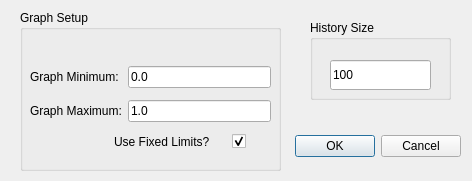
<?xml version="1.0" encoding="UTF-8"?>
<ui version="4.0">
 <class>ConfigureTrend</class>
 <widget class="QDialog" name="ConfigureTrend">
  <property name="geometry">
   <rect>
    <x>0</x>
    <y>0</y>
    <width>472</width>
    <height>181</height>
   </rect>
  </property>
  <property name="windowTitle">
   <string>Configure Graph</string>
  </property>
  <property name="windowIcon">
   <iconset resource="resources.qrc">
    <normaloff>:/QModbusTool.ico</normaloff>:/QModbusTool.ico</iconset>
  </property>
  <widget class="QDialogButtonBox" name="buttonBox">
   <property name="geometry">
    <rect>
     <x>290</x>
     <y>130</y>
     <width>171</width>
     <height>32</height>
    </rect>
   </property>
   <property name="orientation">
    <enum>Qt::Horizontal</enum>
   </property>
   <property name="standardButtons">
    <set>QDialogButtonBox::Cancel|QDialogButtonBox::Ok</set>
   </property>
  </widget>
  <widget class="QGroupBox" name="groupBox">
   <property name="geometry">
    <rect>
     <x>20</x>
     <y>10</y>
     <width>261</width>
     <height>161</height>
    </rect>
   </property>
   <property name="title">
    <string>Graph Setup</string>
   </property>
   <widget class="QWidget" name="gridLayoutWidget">
    <property name="geometry">
     <rect>
      <x>10</x>
      <y>50</y>
      <width>241</width>
      <height>97</height>
     </rect>
    </property>
    <layout class="QGridLayout" name="gridLayout">
     <property name="spacing">
      <number>6</number>
     </property>
     <item row="0" column="0">
      <widget class="QLabel" name="label">
       <property name="text">
        <string>Graph Minimum:</string>
       </property>
      </widget>
     </item>
     <item row="1" column="1">
      <widget class="QLineEdit" name="MaxInput">
       <property name="text">
        <string>1.0</string>
       </property>
      </widget>
     </item>
     <item row="2" column="0" colspan="2">
      <widget class="QCheckBox" name="DynamicCheck">
       <property name="layoutDirection">
        <enum>Qt::RightToLeft</enum>
       </property>
       <property name="styleSheet">
        <string notr="true">QCheckBox {padding-right: 25px;}</string>
       </property>
       <property name="text">
        <string>Use Fixed Limits?     </string>
       </property>
       <property name="checked">
        <bool>true</bool>
       </property>
      </widget>
     </item>
     <item row="1" column="0">
      <widget class="QLabel" name="label_2">
       <property name="text">
        <string>Graph Maximum:</string>
       </property>
      </widget>
     </item>
     <item row="0" column="1">
      <widget class="QLineEdit" name="MinInput">
       <property name="text">
        <string>0.0</string>
       </property>
      </widget>
     </item>
    </layout>
   </widget>
  </widget>
  <widget class="QGroupBox" name="groupBox_2">
   <property name="geometry">
    <rect>
     <x>310</x>
     <y>20</y>
     <width>141</width>
     <height>80</height>
    </rect>
   </property>
   <property name="title">
    <string>History Size</string>
   </property>
   <widget class="QLineEdit" name="HistoryInput">
    <property name="geometry">
     <rect>
      <x>20</x>
      <y>40</y>
      <width>101</width>
      <height>30</height>
     </rect>
    </property>
    <property name="text">
     <string>100</string>
    </property>
   </widget>
  </widget>
 </widget>
 <resources>
  <include location="resources.qrc"/>
 </resources>
 <connections>
  <connection>
   <sender>buttonBox</sender>
   <signal>accepted()</signal>
   <receiver>ConfigureTrend</receiver>
   <slot>accept()</slot>
   <hints>
    <hint type="sourcelabel">
     <x>248</x>
     <y>254</y>
    </hint>
    <hint type="destinationlabel">
     <x>157</x>
     <y>274</y>
    </hint>
   </hints>
  </connection>
  <connection>
   <sender>buttonBox</sender>
   <signal>rejected()</signal>
   <receiver>ConfigureTrend</receiver>
   <slot>reject()</slot>
   <hints>
    <hint type="sourcelabel">
     <x>316</x>
     <y>260</y>
    </hint>
    <hint type="destinationlabel">
     <x>286</x>
     <y>274</y>
    </hint>
   </hints>
  </connection>
 </connections>
</ui>
